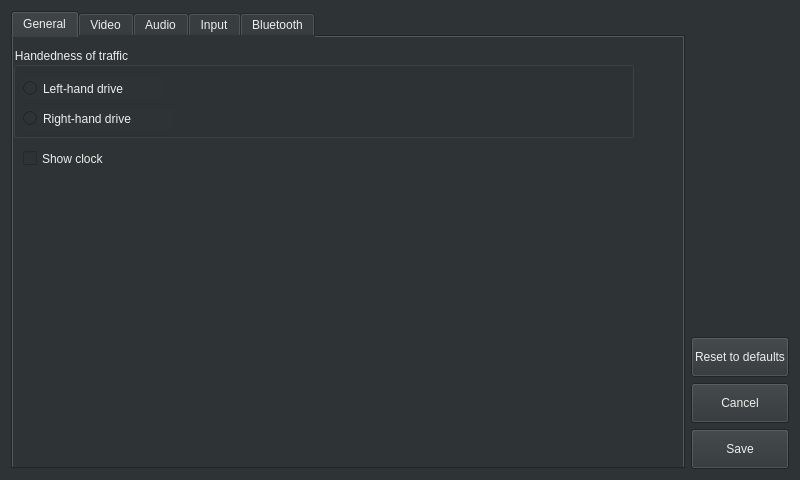
<?xml version="1.0" encoding="UTF-8"?>
<ui version="4.0">
 <class>SettingsWindow</class>
 <widget class="QWidget" name="SettingsWindow">
  <property name="geometry">
   <rect>
    <x>0</x>
    <y>0</y>
    <width>800</width>
    <height>480</height>
   </rect>
  </property>
  <property name="sizePolicy">
   <sizepolicy hsizetype="Expanding" vsizetype="Expanding">
    <horstretch>0</horstretch>
    <verstretch>0</verstretch>
   </sizepolicy>
  </property>
  <property name="minimumSize">
   <size>
    <width>800</width>
    <height>480</height>
   </size>
  </property>
  <property name="windowTitle">
   <string>Settings</string>
  </property>
  <property name="styleSheet">
   <string notr="true">background-color: rgb(46, 52, 54);
color: rgb(238, 238, 236);</string>
  </property>
  <layout class="QHBoxLayout" name="horizontalLayout">
   <item>
    <widget class="QTabWidget" name="tabWidget">
     <property name="currentIndex">
      <number>0</number>
     </property>
     <widget class="QWidget" name="tabGeneral">
      <attribute name="title">
       <string>General</string>
      </attribute>
      <widget class="QGroupBox" name="groupBoxHandenessOfTraffic">
       <property name="geometry">
        <rect>
         <x>0</x>
         <y>10</y>
         <width>621</width>
         <height>91</height>
        </rect>
       </property>
       <property name="title">
        <string>Handedness of traffic</string>
       </property>
       <widget class="QRadioButton" name="radioButtonLeftHandDrive">
        <property name="geometry">
         <rect>
          <x>10</x>
          <y>30</y>
          <width>141</width>
          <height>23</height>
         </rect>
        </property>
        <property name="text">
         <string>Left-hand drive</string>
        </property>
       </widget>
       <widget class="QRadioButton" name="radioButtonRightHandDrive">
        <property name="geometry">
         <rect>
          <x>10</x>
          <y>60</y>
          <width>151</width>
          <height>23</height>
         </rect>
        </property>
        <property name="text">
         <string>Right-hand drive</string>
        </property>
       </widget>
      </widget>
      <widget class="QCheckBox" name="checkBoxShowClock">
       <property name="geometry">
        <rect>
         <x>10</x>
         <y>110</y>
         <width>111</width>
         <height>23</height>
        </rect>
       </property>
       <property name="text">
        <string>Show clock</string>
       </property>
      </widget>
     </widget>
     <widget class="QWidget" name="tabVideo">
      <attribute name="title">
       <string>Video</string>
      </attribute>
      <widget class="QGroupBox" name="groupBoxResolution">
       <property name="geometry">
        <rect>
         <x>0</x>
         <y>80</y>
         <width>621</width>
         <height>141</height>
        </rect>
       </property>
       <property name="title">
        <string>Resolution</string>
       </property>
       <widget class="QRadioButton" name="radioButton480p">
        <property name="geometry">
         <rect>
          <x>10</x>
          <y>30</y>
          <width>71</width>
          <height>23</height>
         </rect>
        </property>
        <property name="text">
         <string>480p</string>
        </property>
       </widget>
       <widget class="QRadioButton" name="radioButton720p">
        <property name="geometry">
         <rect>
          <x>120</x>
          <y>30</y>
          <width>71</width>
          <height>23</height>
         </rect>
        </property>
        <property name="text">
         <string>720p</string>
        </property>
       </widget>
       <widget class="QRadioButton" name="radioButton1080p">
        <property name="geometry">
         <rect>
          <x>230</x>
          <y>30</y>
          <width>81</width>
          <height>23</height>
         </rect>
        </property>
        <property name="text">
         <string>1080p</string>
        </property>
       </widget>
       <widget class="QLabel" name="labelResolutionWarning">
        <property name="geometry">
         <rect>
          <x>50</x>
          <y>60</y>
          <width>561</width>
          <height>71</height>
         </rect>
        </property>
        <property name="text">
         <string>&lt;html&gt;&lt;head/&gt;&lt;body&gt;&lt;p align=&quot;justify&quot;&gt;&lt;span style=&quot; font-style:italic;&quot;&gt;720p and 1080p must be activated in hidden Developer settings of Android Auto application.&lt;/span&gt;&lt;/p&gt;&lt;/body&gt;&lt;/html&gt;</string>
        </property>
        <property name="wordWrap">
         <bool>true</bool>
        </property>
        <property name="margin">
         <number>10</number>
        </property>
       </widget>
       <widget class="QLabel" name="labelResolutionWarningIcon">
        <property name="geometry">
         <rect>
          <x>20</x>
          <y>60</y>
          <width>31</width>
          <height>71</height>
         </rect>
        </property>
        <property name="text">
         <string>&lt;html&gt;&lt;head/&gt;&lt;body&gt;&lt;p align=&quot;justify&quot;&gt;&lt;img src=&quot;:/ico_warning.png&quot;/&gt;&lt;/p&gt;&lt;/body&gt;&lt;/html&gt;</string>
        </property>
       </widget>
      </widget>
      <widget class="QGroupBox" name="groupBoxFrameRate">
       <property name="geometry">
        <rect>
         <x>0</x>
         <y>10</y>
         <width>621</width>
         <height>61</height>
        </rect>
       </property>
       <property name="title">
        <string>Frame rate</string>
       </property>
       <widget class="QRadioButton" name="radioButton60FPS">
        <property name="geometry">
         <rect>
          <x>120</x>
          <y>30</y>
          <width>81</width>
          <height>23</height>
         </rect>
        </property>
        <property name="text">
         <string>60 FPS</string>
        </property>
       </widget>
       <widget class="QRadioButton" name="radioButton30FPS">
        <property name="geometry">
         <rect>
          <x>10</x>
          <y>30</y>
          <width>81</width>
          <height>23</height>
         </rect>
        </property>
        <property name="text">
         <string>30 FPS</string>
        </property>
       </widget>
      </widget>
      <widget class="QGroupBox" name="groupBoxOmxLayerIndex">
       <property name="geometry">
        <rect>
         <x>0</x>
         <y>230</y>
         <width>621</width>
         <height>121</height>
        </rect>
       </property>
       <property name="title">
        <string>Display</string>
       </property>
       <widget class="QLabel" name="labelOmxLayerIndex">
        <property name="geometry">
         <rect>
          <x>10</x>
          <y>40</y>
          <width>91</width>
          <height>21</height>
         </rect>
        </property>
        <property name="text">
         <string>Layer index:</string>
        </property>
       </widget>
       <widget class="QLabel" name="labelBluetoothAddressFormatInfo_2">
        <property name="geometry">
         <rect>
          <x>60</x>
          <y>80</y>
          <width>311</width>
          <height>31</height>
         </rect>
        </property>
        <property name="text">
         <string>&lt;html&gt;&lt;head/&gt;&lt;body&gt;&lt;p&gt;&lt;span style=&quot; font-size:10pt; font-style:italic;&quot;&gt;OMX Layer is used only in case of OMX video output.&lt;/span&gt;&lt;/p&gt;&lt;/body&gt;&lt;/html&gt;</string>
        </property>
       </widget>
       <widget class="QLabel" name="labelBluetoothAddressFormatInfoIcon_2">
        <property name="geometry">
         <rect>
          <x>30</x>
          <y>80</y>
          <width>21</width>
          <height>31</height>
         </rect>
        </property>
        <property name="text">
         <string>&lt;html&gt;&lt;head/&gt;&lt;body&gt;&lt;p&gt;&lt;img src=&quot;:/ico_info.png&quot;/&gt;&lt;/p&gt;&lt;/body&gt;&lt;/html&gt;</string>
        </property>
       </widget>
       <widget class="QSpinBox" name="spinBoxOmxLayerIndex">
        <property name="geometry">
         <rect>
          <x>100</x>
          <y>30</y>
          <width>71</width>
          <height>41</height>
         </rect>
        </property>
       </widget>
       <widget class="QLabel" name="labelVideoMarginWidth">
        <property name="geometry">
         <rect>
          <x>200</x>
          <y>40</y>
          <width>101</width>
          <height>21</height>
         </rect>
        </property>
        <property name="text">
         <string>Margin width:</string>
        </property>
       </widget>
       <widget class="QSpinBox" name="spinBoxVideoMarginWidth">
        <property name="geometry">
         <rect>
          <x>310</x>
          <y>30</y>
          <width>71</width>
          <height>41</height>
         </rect>
        </property>
        <property name="maximum">
         <number>99999</number>
        </property>
       </widget>
       <widget class="QLabel" name="labelVideoMarginHeight">
        <property name="geometry">
         <rect>
          <x>410</x>
          <y>40</y>
          <width>111</width>
          <height>21</height>
         </rect>
        </property>
        <property name="text">
         <string>Margin height:</string>
        </property>
       </widget>
       <widget class="QSpinBox" name="spinBoxVideoMarginHeight">
        <property name="geometry">
         <rect>
          <x>520</x>
          <y>30</y>
          <width>71</width>
          <height>41</height>
         </rect>
        </property>
        <property name="maximum">
         <number>99999</number>
        </property>
       </widget>
      </widget>
      <widget class="QGroupBox" name="groupBoxScreenDPI">
       <property name="geometry">
        <rect>
         <x>0</x>
         <y>360</y>
         <width>621</width>
         <height>81</height>
        </rect>
       </property>
       <property name="title">
        <string>Screen DPI</string>
       </property>
       <widget class="QLabel" name="labelScreenDPIValue">
        <property name="geometry">
         <rect>
          <x>570</x>
          <y>40</y>
          <width>41</width>
          <height>31</height>
         </rect>
        </property>
        <property name="text">
         <string>400</string>
        </property>
       </widget>
       <widget class="QSlider" name="horizontalSliderScreenDPI">
        <property name="geometry">
         <rect>
          <x>20</x>
          <y>40</y>
          <width>531</width>
          <height>31</height>
         </rect>
        </property>
        <property name="maximum">
         <number>400</number>
        </property>
        <property name="orientation">
         <enum>Qt::Horizontal</enum>
        </property>
       </widget>
      </widget>
     </widget>
     <widget class="QWidget" name="tabAudio">
      <attribute name="title">
       <string>Audio</string>
      </attribute>
      <widget class="QGroupBox" name="groupBoxAudioChannels">
       <property name="geometry">
        <rect>
         <x>-1</x>
         <y>10</y>
         <width>621</width>
         <height>111</height>
        </rect>
       </property>
       <property name="title">
        <string>Audio channels</string>
       </property>
       <widget class="QCheckBox" name="checkBoxMusicAudioChannel">
        <property name="geometry">
         <rect>
          <x>10</x>
          <y>30</y>
          <width>131</width>
          <height>23</height>
         </rect>
        </property>
        <property name="text">
         <string>Music channel</string>
        </property>
       </widget>
       <widget class="QCheckBox" name="checkBoxSpeechAudioChannel">
        <property name="geometry">
         <rect>
          <x>160</x>
          <y>30</y>
          <width>131</width>
          <height>23</height>
         </rect>
        </property>
        <property name="text">
         <string>Speech channel</string>
        </property>
       </widget>
       <widget class="QLabel" name="labelAudioChannelDescription">
        <property name="geometry">
         <rect>
          <x>60</x>
          <y>70</y>
          <width>511</width>
          <height>31</height>
         </rect>
        </property>
        <property name="text">
         <string>&lt;html&gt;&lt;head/&gt;&lt;body&gt;&lt;p&gt;&lt;span style=&quot; font-size:10pt; font-style:italic;&quot;&gt;Disable audio channel if you need custom audio routing e.g. via A2DP or AUX.&lt;/span&gt;&lt;/p&gt;&lt;/body&gt;&lt;/html&gt;</string>
        </property>
       </widget>
       <widget class="QLabel" name="labelAudioChannelDescriptionIcon">
        <property name="geometry">
         <rect>
          <x>30</x>
          <y>70</y>
          <width>21</width>
          <height>31</height>
         </rect>
        </property>
        <property name="text">
         <string>&lt;html&gt;&lt;head/&gt;&lt;body&gt;&lt;p&gt;&lt;img src=&quot;:/ico_info.png&quot;/&gt;&lt;/p&gt;&lt;/body&gt;&lt;/html&gt;</string>
        </property>
       </widget>
      </widget>
      <widget class="QGroupBox" name="groupBoxAudioOutputBackend">
       <property name="geometry">
        <rect>
         <x>0</x>
         <y>130</y>
         <width>621</width>
         <height>61</height>
        </rect>
       </property>
       <property name="title">
        <string>Output backend</string>
       </property>
       <widget class="QRadioButton" name="radioButtonRtAudio">
        <property name="geometry">
         <rect>
          <x>10</x>
          <y>30</y>
          <width>112</width>
          <height>23</height>
         </rect>
        </property>
        <property name="text">
         <string>RT audio</string>
        </property>
       </widget>
       <widget class="QRadioButton" name="radioButtonQtAudio">
        <property name="geometry">
         <rect>
          <x>140</x>
          <y>30</y>
          <width>112</width>
          <height>23</height>
         </rect>
        </property>
        <property name="text">
         <string>Qt</string>
        </property>
       </widget>
      </widget>
     </widget>
     <widget class="QWidget" name="tabInput">
      <attribute name="title">
       <string>Input</string>
      </attribute>
      <widget class="QCheckBox" name="checkBoxEnableTouchscreen">
       <property name="geometry">
        <rect>
         <x>0</x>
         <y>10</y>
         <width>161</width>
         <height>23</height>
        </rect>
       </property>
       <property name="text">
        <string>Enable touchscreen</string>
       </property>
      </widget>
      <widget class="QListWidget" name="listWidgetButtons">
       <property name="geometry">
        <rect>
         <x>0</x>
         <y>70</y>
         <width>621</width>
         <height>381</height>
        </rect>
       </property>
       <property name="selectionMode">
        <enum>QAbstractItemView::MultiSelection</enum>
       </property>
      </widget>
      <widget class="QLabel" name="labelButtons">
       <property name="geometry">
        <rect>
         <x>10</x>
         <y>50</y>
         <width>67</width>
         <height>17</height>
        </rect>
       </property>
       <property name="text">
        <string>Buttons</string>
       </property>
      </widget>
      <widget class="QCheckBox" name="checkBoxPlayButton">
       <property name="geometry">
        <rect>
         <x>20</x>
         <y>80</y>
         <width>92</width>
         <height>23</height>
        </rect>
       </property>
       <property name="text">
        <string>Play</string>
       </property>
      </widget>
      <widget class="QCheckBox" name="checkBoxPauseButton">
       <property name="geometry">
        <rect>
         <x>20</x>
         <y>120</y>
         <width>92</width>
         <height>23</height>
        </rect>
       </property>
       <property name="text">
        <string>Pause</string>
       </property>
      </widget>
      <widget class="QCheckBox" name="checkBoxTogglePlayButton">
       <property name="geometry">
        <rect>
         <x>20</x>
         <y>160</y>
         <width>111</width>
         <height>23</height>
        </rect>
       </property>
       <property name="text">
        <string>Toggle play</string>
       </property>
      </widget>
      <widget class="QCheckBox" name="checkBoxNextTrackButton">
       <property name="geometry">
        <rect>
         <x>20</x>
         <y>200</y>
         <width>92</width>
         <height>23</height>
        </rect>
       </property>
       <property name="text">
        <string>Next track</string>
       </property>
      </widget>
      <widget class="QCheckBox" name="checkBoxPreviousTrackButton">
       <property name="geometry">
        <rect>
         <x>20</x>
         <y>240</y>
         <width>121</width>
         <height>23</height>
        </rect>
       </property>
       <property name="text">
        <string>Previous track</string>
       </property>
      </widget>
      <widget class="QCheckBox" name="checkBoxHomeButton">
       <property name="geometry">
        <rect>
         <x>20</x>
         <y>280</y>
         <width>92</width>
         <height>23</height>
        </rect>
       </property>
       <property name="text">
        <string>Home</string>
       </property>
      </widget>
      <widget class="QCheckBox" name="checkBoxBackButton">
       <property name="geometry">
        <rect>
         <x>200</x>
         <y>320</y>
         <width>92</width>
         <height>23</height>
        </rect>
       </property>
       <property name="text">
        <string>Back</string>
       </property>
      </widget>
      <widget class="QCheckBox" name="checkBoxEnterButton">
       <property name="geometry">
        <rect>
         <x>200</x>
         <y>360</y>
         <width>92</width>
         <height>23</height>
        </rect>
       </property>
       <property name="text">
        <string>Enter</string>
       </property>
      </widget>
      <widget class="QCheckBox" name="checkBoxPhoneButton">
       <property name="geometry">
        <rect>
         <x>20</x>
         <y>320</y>
         <width>92</width>
         <height>23</height>
        </rect>
       </property>
       <property name="text">
        <string>Phone</string>
       </property>
      </widget>
      <widget class="QCheckBox" name="checkBoxCallEndButton">
       <property name="geometry">
        <rect>
         <x>20</x>
         <y>360</y>
         <width>92</width>
         <height>23</height>
        </rect>
       </property>
       <property name="text">
        <string>Call end</string>
       </property>
      </widget>
      <widget class="QCheckBox" name="checkBoxVoiceCommandButton">
       <property name="geometry">
        <rect>
         <x>200</x>
         <y>80</y>
         <width>141</width>
         <height>23</height>
        </rect>
       </property>
       <property name="text">
        <string>Voice command</string>
       </property>
      </widget>
      <widget class="QCheckBox" name="checkBoxLeftButton">
       <property name="geometry">
        <rect>
         <x>200</x>
         <y>120</y>
         <width>92</width>
         <height>23</height>
        </rect>
       </property>
       <property name="text">
        <string>Left</string>
       </property>
      </widget>
      <widget class="QCheckBox" name="checkBoxRightButton">
       <property name="geometry">
        <rect>
         <x>200</x>
         <y>160</y>
         <width>92</width>
         <height>23</height>
        </rect>
       </property>
       <property name="text">
        <string>Right</string>
       </property>
      </widget>
      <widget class="QCheckBox" name="checkBoxUpButton">
       <property name="geometry">
        <rect>
         <x>200</x>
         <y>200</y>
         <width>92</width>
         <height>23</height>
        </rect>
       </property>
       <property name="text">
        <string>Up</string>
       </property>
      </widget>
      <widget class="QCheckBox" name="checkBoxDownButton">
       <property name="geometry">
        <rect>
         <x>200</x>
         <y>240</y>
         <width>92</width>
         <height>23</height>
        </rect>
       </property>
       <property name="text">
        <string>Down</string>
       </property>
      </widget>
      <widget class="QCheckBox" name="checkBoxScrollWheelButton">
       <property name="geometry">
        <rect>
         <x>200</x>
         <y>280</y>
         <width>111</width>
         <height>23</height>
        </rect>
       </property>
       <property name="text">
        <string>Scroll wheel</string>
       </property>
      </widget>
      <widget class="QPushButton" name="pushButtonSelectAll">
       <property name="geometry">
        <rect>
         <x>490</x>
         <y>80</y>
         <width>121</width>
         <height>41</height>
        </rect>
       </property>
       <property name="text">
        <string>Select all</string>
       </property>
       <property name="autoDefault">
        <bool>false</bool>
       </property>
      </widget>
      <widget class="QPushButton" name="pushButtonClearSelection">
       <property name="geometry">
        <rect>
         <x>490</x>
         <y>140</y>
         <width>121</width>
         <height>41</height>
        </rect>
       </property>
       <property name="text">
        <string>Clear selection</string>
       </property>
       <property name="autoDefault">
        <bool>false</bool>
       </property>
      </widget>
      <widget class="QPushButton" name="pushButtonShowBindings">
       <property name="geometry">
        <rect>
         <x>490</x>
         <y>200</y>
         <width>121</width>
         <height>41</height>
        </rect>
       </property>
       <property name="text">
        <string>Show bindings</string>
       </property>
       <property name="autoDefault">
        <bool>false</bool>
       </property>
      </widget>
     </widget>
     <widget class="QWidget" name="tabBluetooth">
      <attribute name="title">
       <string>Bluetooth</string>
      </attribute>
      <widget class="QGroupBox" name="groupBoxBluetoothAdapter">
       <property name="geometry">
        <rect>
         <x>0</x>
         <y>10</y>
         <width>621</width>
         <height>441</height>
        </rect>
       </property>
       <property name="title">
        <string>Bluetooth adapter</string>
       </property>
       <widget class="QRadioButton" name="radioButtonDisableBluetooth">
        <property name="geometry">
         <rect>
          <x>20</x>
          <y>30</y>
          <width>171</width>
          <height>23</height>
         </rect>
        </property>
        <property name="text">
         <string>Disable bluetooth</string>
        </property>
       </widget>
       <widget class="QRadioButton" name="radioButtonUseExternalBluetoothAdapter">
        <property name="geometry">
         <rect>
          <x>20</x>
          <y>90</y>
          <width>171</width>
          <height>23</height>
         </rect>
        </property>
        <property name="text">
         <string>Use external adapter</string>
        </property>
       </widget>
       <widget class="QLineEdit" name="lineEditExternalBluetoothAdapterAddress">
        <property name="geometry">
         <rect>
          <x>130</x>
          <y>120</y>
          <width>231</width>
          <height>31</height>
         </rect>
        </property>
       </widget>
       <widget class="QLabel" name="labelBluetoothAdapterAddress">
        <property name="geometry">
         <rect>
          <x>60</x>
          <y>120</y>
          <width>67</width>
          <height>31</height>
         </rect>
        </property>
        <property name="text">
         <string>Address:</string>
        </property>
       </widget>
       <widget class="QLabel" name="labelBluetoothAddressFormatInfo">
        <property name="geometry">
         <rect>
          <x>180</x>
          <y>160</y>
          <width>271</width>
          <height>31</height>
         </rect>
        </property>
        <property name="text">
         <string>&lt;html&gt;&lt;head/&gt;&lt;body&gt;&lt;p&gt;&lt;span style=&quot; font-size:10pt; font-style:italic; color:#babdb6;&quot;&gt;Provide address in format AA:BB:CC:DD:EE:FF.&lt;/span&gt;&lt;/p&gt;&lt;/body&gt;&lt;/html&gt;</string>
        </property>
       </widget>
       <widget class="QLabel" name="labelBluetoothAddressFormatInfoIcon">
        <property name="geometry">
         <rect>
          <x>150</x>
          <y>160</y>
          <width>21</width>
          <height>31</height>
         </rect>
        </property>
        <property name="text">
         <string>&lt;html&gt;&lt;head/&gt;&lt;body&gt;&lt;p&gt;&lt;img src=&quot;:/ico_info.png&quot;/&gt;&lt;/p&gt;&lt;/body&gt;&lt;/html&gt;</string>
        </property>
       </widget>
       <widget class="QRadioButton" name="radioButtonUseLocalBluetoothAdapter">
        <property name="geometry">
         <rect>
          <x>20</x>
          <y>60</y>
          <width>151</width>
          <height>23</height>
         </rect>
        </property>
        <property name="text">
         <string>Use local adapter</string>
        </property>
       </widget>
       <widget class="QLabel" name="labelPairWarningIcon">
        <property name="geometry">
         <rect>
          <x>10</x>
          <y>206</y>
          <width>31</width>
          <height>41</height>
         </rect>
        </property>
        <property name="text">
         <string>&lt;html&gt;&lt;head/&gt;&lt;body&gt;&lt;p&gt;&lt;img src=&quot;:/ico_warning.png&quot;/&gt;&lt;/p&gt;&lt;/body&gt;&lt;/html&gt;</string>
        </property>
       </widget>
       <widget class="QLabel" name="labelPairWarning">
        <property name="geometry">
         <rect>
          <x>50</x>
          <y>210</y>
          <width>501</width>
          <height>31</height>
         </rect>
        </property>
        <property name="text">
         <string>In order to use bluetooth features please remember to pair your device.</string>
        </property>
       </widget>
      </widget>
     </widget>
    </widget>
   </item>
   <item>
    <layout class="QVBoxLayout" name="verticalLayout">
     <item>
      <widget class="QLabel" name="labelSettingsIcon">
       <property name="text">
        <string>&lt;html&gt;&lt;head/&gt;&lt;body&gt;&lt;p&gt;&lt;img src=&quot;:/ico_setting.png&quot;/&gt;&lt;/p&gt;&lt;/body&gt;&lt;/html&gt;</string>
       </property>
      </widget>
     </item>
     <item>
      <widget class="QPushButton" name="pushButtonResetToDefaults">
       <property name="minimumSize">
        <size>
         <width>0</width>
         <height>40</height>
        </size>
       </property>
       <property name="text">
        <string>Reset to defaults</string>
       </property>
       <property name="autoDefault">
        <bool>false</bool>
       </property>
      </widget>
     </item>
     <item>
      <widget class="QPushButton" name="pushButtonCancel">
       <property name="minimumSize">
        <size>
         <width>0</width>
         <height>40</height>
        </size>
       </property>
       <property name="text">
        <string>Cancel</string>
       </property>
       <property name="autoDefault">
        <bool>false</bool>
       </property>
       <property name="default">
        <bool>false</bool>
       </property>
      </widget>
     </item>
     <item>
      <widget class="QPushButton" name="pushButtonSave">
       <property name="minimumSize">
        <size>
         <width>0</width>
         <height>40</height>
        </size>
       </property>
       <property name="text">
        <string>Save</string>
       </property>
       <property name="autoDefault">
        <bool>false</bool>
       </property>
      </widget>
     </item>
    </layout>
   </item>
  </layout>
 </widget>
 <tabstops>
  <tabstop>tabWidget</tabstop>
  <tabstop>radioButtonLeftHandDrive</tabstop>
  <tabstop>radioButtonRightHandDrive</tabstop>
  <tabstop>checkBoxShowClock</tabstop>
  <tabstop>radioButton30FPS</tabstop>
  <tabstop>radioButton60FPS</tabstop>
  <tabstop>radioButton480p</tabstop>
  <tabstop>radioButton720p</tabstop>
  <tabstop>radioButton1080p</tabstop>
  <tabstop>spinBoxOmxLayerIndex</tabstop>
  <tabstop>spinBoxVideoMarginWidth</tabstop>
  <tabstop>spinBoxVideoMarginHeight</tabstop>
  <tabstop>horizontalSliderScreenDPI</tabstop>
  <tabstop>checkBoxMusicAudioChannel</tabstop>
  <tabstop>checkBoxSpeechAudioChannel</tabstop>
  <tabstop>radioButtonRtAudio</tabstop>
  <tabstop>radioButtonQtAudio</tabstop>
  <tabstop>checkBoxEnableTouchscreen</tabstop>
  <tabstop>listWidgetButtons</tabstop>
  <tabstop>checkBoxPlayButton</tabstop>
  <tabstop>checkBoxPauseButton</tabstop>
  <tabstop>checkBoxTogglePlayButton</tabstop>
  <tabstop>checkBoxNextTrackButton</tabstop>
  <tabstop>checkBoxPreviousTrackButton</tabstop>
  <tabstop>checkBoxHomeButton</tabstop>
  <tabstop>checkBoxPhoneButton</tabstop>
  <tabstop>checkBoxCallEndButton</tabstop>
  <tabstop>checkBoxVoiceCommandButton</tabstop>
  <tabstop>checkBoxLeftButton</tabstop>
  <tabstop>checkBoxRightButton</tabstop>
  <tabstop>checkBoxUpButton</tabstop>
  <tabstop>checkBoxDownButton</tabstop>
  <tabstop>checkBoxScrollWheelButton</tabstop>
  <tabstop>checkBoxBackButton</tabstop>
  <tabstop>checkBoxEnterButton</tabstop>
  <tabstop>pushButtonSelectAll</tabstop>
  <tabstop>pushButtonClearSelection</tabstop>
  <tabstop>pushButtonShowBindings</tabstop>
  <tabstop>radioButtonDisableBluetooth</tabstop>
  <tabstop>radioButtonUseLocalBluetoothAdapter</tabstop>
  <tabstop>radioButtonUseExternalBluetoothAdapter</tabstop>
  <tabstop>lineEditExternalBluetoothAdapterAddress</tabstop>
 </tabstops>
 <resources/>
 <connections/>
</ui>
